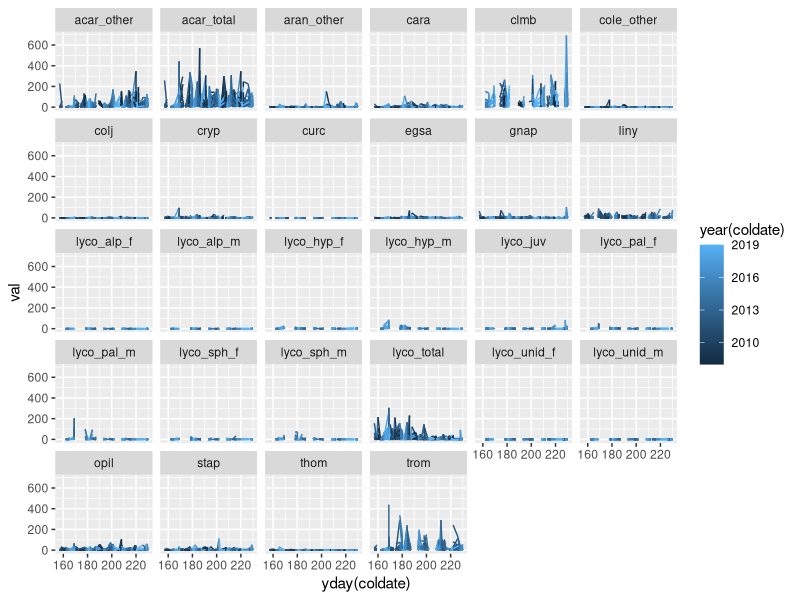

The R script that drew this image: (Note: this script raises an error after producing the figure.)
#===load packages=====
library(tidyverse)
library(lubridate)



###################PITFALLS###################################
#====read data====
pit_old <- read_csv("data/myvatn_pitfalls.csv", na = "NA")
pit_new <- read_csv("data/pit_13_19.csv", na = "NA")


all(colnames(pit_old)==colnames(pit_new))

#====find columns that don't match=====
#find columns in old data that don't match new data
colnames(pit_old)[which(!colnames(pit_old) %in% colnames(pit_new))]

colnames(pit_new)[which(!colnames(pit_new) %in% colnames(pit_old))]


#====remove date and daysout====
pit_new <- pit_new %>%
    select(-andate, -daysout)

#check
colnames(pit_new)[which(!colnames(pit_new) %in% colnames(pit_old))]



#====lyco_total====

#check whether they used Lyco_NEW_total or lyco_OLD_total
left_join(pit_old %>% mutate(egsa = as.numeric(egsa)), pit_new) %>%
    filter(Lyco_NEW_total !=lyco_total)
#0 rows

left_join(pit_old %>% mutate(egsa = as.numeric(egsa)), pit_new) %>%
    filter(lyco_OLD_total !=lyco_total)
#66 rows

#thus Lyco_NEW_total = lyco_total

pit_new <- pit_new %>%
    rename(lyco_total = Lyco_NEW_total) %>%
    select(-lyco_OLD_total, -lyco_male, -lyco_female)

#check
colnames(pit_old)[which(!colnames(pit_old) %in% colnames(pit_new))]

colnames(pit_new)[which(!colnames(pit_new) %in% colnames(pit_old))]

#====aran_other====
#confirm aran = aran_other
left_join(pit_old %>% mutate(egsa = as.numeric(egsa)), pit_new) %>%
    filter(aran !=aran_other)

left_join(pit_old %>% mutate(egsa = as.numeric(egsa)), pit_new) %>%
    filter(aran ==aran_other)


pit_new <- pit_new %>%
    rename(aran_other = aran)

#check
colnames(pit_old)[which(!colnames(pit_old) %in% colnames(pit_new))]

colnames(pit_new)[which(!colnames(pit_new) %in% colnames(pit_old))]


#====trom====
left_join(pit_old %>% mutate(egsa = as.numeric(egsa)), pit_new %>% rename(trom2 = trom)) %>%
    filter(trom2 !=trom)

pit_new %>%
    filter(year(coldate)>2017, is.na(trom), !is.na(trom_adult))

pit_new <- pit_new %>%
    mutate(trom = ifelse(trans == "btl" & dist == "5" & coldate == "2018-06-14", 0, trom)) %>%
    select(-trom_adult, -trom_juv)


#check
colnames(pit_old)[which(!colnames(pit_old) %in% colnames(pit_new))]

colnames(pit_new)[which(!colnames(pit_new) %in% colnames(pit_old))]


#====acar_other and acar_total=====
left_join(pit_old %>% mutate(egsa = as.numeric(egsa)), pit_new) %>%
    filter(acar !=acar_other)

pit_old %>%
    filter(acar_total == acar_other + trom)

pit_new <- pit_new %>%
    rename(acar_other = acar) %>%
    mutate(acar_total = acar_other + trom)


#check
colnames(pit_old)[which(!colnames(pit_old) %in% colnames(pit_new))]

colnames(pit_new)[which(!colnames(pit_new) %in% colnames(pit_old))]


#====cole_other====

left_join(pit_old %>% mutate(egsa = as.numeric(egsa)), pit_new) %>%
    filter(cole !=cole_other)


pit_new <- pit_new %>%
    rename(cole_other = cole)

#check
colnames(pit_old)[which(!colnames(pit_old) %in% colnames(pit_new))]

colnames(pit_new)[which(!colnames(pit_new) %in% colnames(pit_old))]


#====final column check====
colnames(pit_old) == colnames(pit_new)

#order to match
pit_new <- pit_new %>%
    select(colnames(pit_old))
#columns now match



#====Find dates that don't match over the overlapping intervals====
pit_old %>% count(year(coldate))
pit_new %>% count(year(coldate))

pit_old %>%
    arrange(coldate, lakeid, trans, dist) %>%
    mutate(year= year(coldate),
           sampleid = paste(trans, dist, coldate)) %>%
    select(year, sampleid)

pit_new %>%
    arrange(coldate, lakeid, trans, dist) %>%
    mutate(year= year(coldate),
           sampleid = paste(trans, dist, coldate)) %>%
    select(year, sampleid)

#remove 2011 from pit_new, because it is not as complete as in pit_old.
#this allows us to focus on the period between 2013 and 2017
pit_new <- pit_new %>%
    filter(year(coldate)!=2011)



pit_old %>%
    filter(year(coldate)>2012) %>%
    count(year(coldate)) %>%
    rename(year = 1, old_n = 2) %>%
    left_join(pit_new %>%
                  filter(year(coldate)<2018) %>%
                  count(year(coldate)) %>%
                  rename(year = 1, new_n = 2))

#2017 shows a different number of rows with more in the new set.


pit_old %>%
    filter(year(coldate)==2017) %>%
    select(coldate) %>%
    unique() %>%
    pull(coldate)

pit_new %>%
    filter(year(coldate)==2017) %>%
    select(coldate) %>%
    unique() %>%
    pull(coldate)
#it looks like the last sampling date is missing in pit_old

olddates <- pit_old %>%
    filter(year(coldate) %in% 2013:2017) %>%
    mutate(sampleid = paste(trans, dist, setdate)) %>%
    pull(sampleid)

newdates <- pit_new %>%
    filter(year(coldate) %in% 2013:2017) %>%
    mutate(sampleid = paste(trans, dist, setdate)) %>%
    pull(sampleid)

which(!olddates %in% newdates)
newdates[which(!newdates %in% olddates)]
#again all match but the one day.

olddates <- pit_old %>%
    filter(year(coldate) %in% 2013:2017) %>%
    mutate(sampleid = paste(trans, dist, coldate)) %>%
    pull(sampleid)

newdates <- pit_new %>%
    filter(year(coldate) %in% 2013:2017) %>%
    mutate(sampleid = paste(trans, dist, coldate)) %>%
    pull(sampleid)

which(!olddates %in% newdates)
newdates[which(!newdates %in% olddates)]

#just the one coldate



# Now that we have confirmed the sampleids match, check that the data match

#==== check arthropod data ====

#in pit old, there were some days where egsa was listed as "x" I'm going to make these NA
pit_old %>%
    filter(!is.na(egsa) & is.na(as.numeric(egsa))) %>%
    select(trans, dist, coldate, egsa)


pit_old <- pit_old %>%
    mutate(egsa = as.numeric(egsa))

pitcomp1 <- pit_new %>%
    mutate(sampleid = paste(trans, dist, coldate)) %>%
    select(sampleid)

pitcomp2 <- pit_old %>%
    mutate(sampleid = paste(trans, dist, coldate)) %>%
    select(sampleid)

pitcomp1$new_total <- rowSums(pit_new[,6:33], na.rm = TRUE)

pitcomp2$old_total <- rowSums(pit_old[,6:33], na.rm = TRUE)


pitcomp <- pitcomp1 %>% left_join(pitcomp2)

pitcomp %>% filter(!str_detect(sampleid, "2018"), !str_detect(sampleid, "2019")) %>% print(n=1000)

#totals all match so things look good.


#the comments seem to not match
pit_new %>%
    filter(year(coldate) %in% 2013:2017) %>%
    rename(new_comments = comments,
           new_comments2 = `comments 2`) %>%
    full_join(pit_old %>%
                  filter(year(coldate) %in% 2013:2017)) %>%
    filter(comments!=new_comments) %>%
    select(trans, dist, coldate, comments, new_comments) %>%
    print(n = 1000)


pit_new %>%
    filter(year(coldate) %in% 2013:2017) %>%
    rename(new_comments = comments,
           new_comments2 = `comments 2`) %>%
    full_join(pit_old %>%
                  filter(year(coldate) %in% 2013:2017)) %>%
    filter(`comments 2`!=new_comments2) %>%
    select(trans, dist, coldate, `comments 2`, new_comments2) %>%
    print(n = 1000)

#check ones that says sample lost
pit_old %>% filter(coldate == "2017-06-14", trans == "btl", dist == 150) %>% View
pit_old %>% filter(coldate == "2016-06-17", trans == "hag", dist == 150) %>% View

#there appears to be some sort of frame shift error in the old pitfall data comments
#I will join using the new 2013 to 2019 data.


#====Join Pitfall data====
pit_full <- pit_old %>%
    filter(year(coldate)<2013) %>%
    full_join(pit_new) %>%
    arrange(coldate, lakeid, trans, dist)



pit_full %>%
    gather(var, val, aran_other:clmb) %>%
    ggplot(aes(y = val, x = yday(coldate), col = year(coldate)))+
    geom_line(aes(group = interaction(trans, dist)))+
    facet_wrap(~var)

###################PITFALLS###################################
#====read data====
inf_old <- read_csv("data/myvatn_infalls.csv", na = c("na", "NA"), col_types = "ccdDDddddddddddcc")
inf_new <- read_csv("data/inf_13_19.csv",  na = c("na", "NA"), col_types = "ccdDDDddddddddddcc")


#====check match in columns====
unique(inf_new$X18)
inf_new <- inf_new %>%
    select(-X18)
all(colnames(inf_old)==colnames(inf_new))

colnames(inf_old)[which(!colnames(inf_old) %in% colnames(inf_new))]
colnames(inf_new)[which(!colnames(inf_new) %in% colnames(inf_old))]

#===remove andate and add comments.2====
inf_new <- inf_new %>%
    select(-andate) %>%
    mutate(comments.2 = "")

#check
colnames(inf_old)[which(!colnames(inf_old) %in% colnames(inf_new))]
colnames(inf_new)[which(!colnames(inf_new) %in% colnames(inf_old))]


#====check dates====
inf_old %>%
    count(year(coldate)) %>%
    rename(year = 1, old_n =2) %>%
    full_join(inf_new %>%
                  count(year(coldate)) %>%
                  rename(year = 1, new_n = 2))

olddates <- inf_old %>%
    filter(year(coldate) %in% 2013:2017) %>%
    mutate(sampleid = paste(trans, dist, coldate)) %>%
    select(sampleid) %>%
    unique() %>%
    pull(sampleid)

newdates <- inf_new %>%
    filter(year(coldate) %in% 2013:2017) %>%
    mutate(sampleid = paste(trans, dist, coldate)) %>%
    select(sampleid) %>%
    unique() %>%
    pull(sampleid)




olddates[which(!olddates %in% newdates)]
newdates[which(!newdates %in% olddates)]


inf_old %>%
    mutate(sampleid = paste(trans, dist, coldate)) %>%
    filter(sampleid %in% olddates[which(!olddates %in% newdates)]) %>%
    as.data.frame()


inf_new %>%
    mutate(sampleid = paste(trans, dist, coldate)) %>%
    filter(sampleid %in% newdates[which(!newdates %in% olddates)])


inf_new %>% filter(trans == "hel2", dist == "500", year(coldate)==2017)



#fix days from 2017 with reversed set and collect dates
inf_new <- inf_new %>%
    mutate(setdate = if_else(trans == "hel2" & setdate == "2017-06-29" & coldate == "2017-06-14", as.Date("2017-06-14"), setdate),
           coldate = if_else(trans == "hel2" & setdate == "2017-06-14" & coldate == "2017-06-14", as.Date("2017-06-29"), coldate))



#check
olddates <- inf_old %>%
    filter(year(coldate) %in% 2013:2017) %>%
    mutate(sampleid = paste(trans, dist, coldate)) %>%
    select(sampleid) %>%
    unique() %>%
    pull(sampleid)

newdates <- inf_new %>%
    filter(year(coldate) %in% 2013:2017) %>%
    mutate(sampleid = paste(trans, dist, coldate)) %>%
    select(sampleid) %>%
    unique() %>%
    pull(sampleid)

olddates[which(!olddates %in% newdates)]
newdates[which(!newdates %in% olddates)]


inf_old %>%
    filter(year(coldate) %in% 2013:2017) %>%
    count(coldate) %>%
    rename(old_n = 2) %>%
    full_join(inf_new %>%
                  filter(year(coldate)%in% 2013:2017) %>%
                  count(coldate) %>%
                  rename(new_n = 2))

full_join(inf_old, inf_new)



#remove duplicated and incorrect day
inf_new <- inf_new %>%
    filter(!(trans == "btl" & dist == "5" & coldate == "2013-08-14" & setdate == "2013-06-05"))



#===check row data===


infcomp1 <- inf_new %>%
    mutate(sampleid = paste(trans, dist, coldate)) %>%
    select(sampleid)

infcomp2 <- inf_old %>%
    mutate(sampleid = paste(trans, dist, coldate)) %>%
    select(sampleid)

infcomp1$new_total <- inf_new$bgch + inf_new$smch + inf_new$simu

infcomp2$old_total <- inf_old$bgch + inf_old$smch + inf_old$simu


infcomp <- infcomp1 %>% left_join(infcomp2)

infcomp %>% filter(new_total!=old_total)

infcomp %>%
    filter(!str_detect(sampleid, "2018"), !str_detect(sampleid, "2019")) %>%
    print(n=1000)




infcomp1$fract_new <- inf_new$fract_bgch + inf_new$fract_smch + inf_new$fract_simu

infcomp2$fract_old <- inf_old$fract_bgch + inf_old$fract_smch + inf_old$fract_simu


infcomp <- infcomp1 %>% left_join(infcomp2)

infcomp %>% filter(new_total!=old_total)

infcomp %>%
    filter(!str_detect(sampleid, "2018"), !str_detect(sampleid, "2019")) %>%
    print(n=1000)
#totals all match so things look good.

#check comments
inf_new %>%
    filter(year(coldate)%in% 2013:2017,
           coldate!="2017-08-18") %>%
    full_join(inf_old %>% filter(year(coldate) %in% 2013:2017) %>%
                  rename(commentsold = comments, comments2old = comments.2)) %>%
    arrange(coldate, lakeid, trans, dist) %>%
    mutate(sampleid = paste(trans, dist, coldate)) %>%
    count(sampleid) %>%
    arrange(desc(n))

#there are some duplicated rows

inf_new %>% filter(trans == "hel1", dist == "500", coldate == "2017-06-14") %>%
    as.data.frame()

inf_old %>% filter(trans == "hel1", dist == "500", coldate == "2017-06-14") %>%
    as.data.frame()

inf_new <- unique(inf_new)
inf_old <- unique(inf_old)


inf_new %>%
    filter(year(coldate)%in% 2013:2017,
           coldate!="2017-08-18") %>%
    full_join(inf_old %>% filter(year(coldate) %in% 2013:2017) %>%
                  rename(commentsold = comments, comments2old = comments.2)) %>%
    arrange(coldate, lakeid, trans, dist) %>%
    mutate(sampleid = paste(trans, dist, coldate)) %>%
    count(sampleid) %>%
    unique() %>%
    arrange(desc(n))

inf_new %>% filter(trans == "non", dist == "50", coldate == "2015-07-30") %>%
    as.data.frame()

inf_old %>% filter(trans == "non", dist == "50", coldate == "2015-07-30") %>%
    as.data.frame()



inf_full <- inf_old %>%
    filter(year(coldate)<2013) %>%
    full_join(inf_new) %>%
    arrange(coldate, lakeid, trans, dist)





######Final checks####################
pit <- pit_full
inf <- inf_full


pit %>%
    group_by(trans) %>%
    ggplot(aes(coldate, fill = trans)) +
    facet_wrap(~year(coldate), scales = "free_x")+
    geom_histogram()

pit %>%
    group_by(trans) %>%
    ggplot(aes(coldate, fill = trans)) +
    facet_wrap(~year(coldate), scales = "free_x")+
    geom_histogram()

pit %>%
    filter(trans == "btl", dist == 200)

pit %>% filter(coldate == "2012-07-03")


d <- crossing(trans = unique(pit$trans), dist = unique(pit$dist)) %>%
    mutate(levels = paste(trans, dist))

d <- pit %>%
    filter(!is.na(lakeid), trans !="kal2") %>%
    select(lakeid, trans, dist) %>%
    unique()%>%
    mutate(levels = paste(trans, dist)) %>%
    filter(levels!= "btl 200") %>%
    arrange(lakeid, trans, dist)

pitplot <- pit %>%
    filter(trans!="kal2") %>%
    mutate(trap = paste(trans, dist),
           trap = factor(trap, levels = d$levels)) %>%
    filter(trap!="btl 200")

pitplot$year = year(pitplot$coldate)
year(pitplot$coldate) <- 3000
year(pitplot$setdate) <- 3000

#pit lollipop plot
pitplot%>%
    ggplot(aes(x = trap)) +
    facet_wrap(~year)+
    geom_segment(aes(y = setdate, yend = coldate, xend =trap, color = trans))+
    geom_point(aes(y = coldate, color = trans))+
    scale_x_discrete(labels = d$dist)+
    theme_bw()+
    scale_y_date(date_breaks = c("1 month"), date_labels = "%b")+
    theme(legend.position = "top",
          axis.text.x = element_text(angle = 90, vjust = 0.5, hjust = 1),
          axis.title = element_blank())

#looks good

inf %>%
    group_by(trans) %>%
    ggplot(aes(coldate, fill = trans)) +
    facet_wrap(~year(coldate), scales = "free_x")+
    geom_histogram()

inf %>%
    group_by(trans) %>%
    ggplot(aes(coldate, fill = trans)) +
    facet_wrap(~year(coldate), scales = "free_x")+
    geom_histogram()

e <- crossing(trans = unique(inf$trans), dist = unique(inf$dist)) %>%
    mutate(levels = paste(trans, dist))

e <- inf %>%
    filter(!is.na(lakeid), trans !="kal2") %>%
    select(lakeid, trans, dist) %>%
    unique()%>%
    mutate(levels = paste(trans, dist)) %>%
    filter(levels!= "btl 200") %>%
    arrange(lakeid, trans, dist)

infplot <- inf %>%
    filter(trans!="kal2") %>%
    mutate(trap = paste(trans, dist),
           trap = factor(trap, levels = e$levels)) %>%
    filter(trap!="btl 200")

infplot$year = year(infplot$coldate)
year(infplot$coldate) <- 3000
year(infplot$setdate) <- 3000

infplot%>%
    ggplot(aes(x = trap)) +
    facet_wrap(~year)+
    geom_segment(aes(y = setdate, yend = coldate, xend =trap, color = trans))+
    geom_point(aes(y = coldate, color = trans))+
    scale_x_discrete(labels = e$dist)+
    theme_bw()+
    scale_y_date(date_breaks = c("1 month"), date_labels = "%b")+
    theme(legend.position = "top",
          axis.text.x = element_text(angle = 90, vjust = 0.5, hjust = 1),
          axis.title = element_blank())



inf %>%
    filter(trans == "skf", year(coldate) == 2012, month(setdate)==6) %>%
    as.data.frame()
#I suspect that the distances should be 20, 50, 200, and 350 rather than 5, 50, 150, 500
#even though previous years the distances are 5, 50, 150, 500

#I will change those and leave comments

inf <- inf %>%
    mutate(comments.2 =ifelse(trans == "skf" & coldate == "2012-06-19", "JB: These were originally labeled as 5, 50, 150, 500 changed to 20, 50, 200, and 350 to match other sampling events in 2012. 8 Oct 2021", comments.2),
           dist = ifelse(trans == "skf" & coldate == "2012-06-19" & dist == 5, 20, dist),
           dist = ifelse(trans == "skf" & coldate == "2012-06-19" & dist == 150, 200, dist),
           dist = ifelse(trans == "skf" & coldate == "2012-06-19" & dist == 500, 350, dist))


#====There are some lingering issues with duplicates on dates====


inf %>%
    unique() %>%
    group_by(trans) %>%
    count(dist, setdate, coldate) %>%
    filter(n>1) %>%
    select(-n)

inf %>%
    filter(trans == "hag", dist == 5, year(coldate) == 2012) %>%
    as.data.frame()

inf %>%
    filter(trans == "hel2", dist == 50, year(coldate) == 2018) %>%
    as.data.frame()
#these differ only in comments

#this is
inf %>%
    filter(trans == "non",  year(coldate) == 2012) %>%
    as.data.frame()


inf %>%
    filter(trans == "kal", year(coldate) == 2012) %>%
    as.data.frame()

inf %>%
    filter(trans == "non", dist == 150, year(coldate) == 2008) %>%
    as.data.frame()


###################WRITE CSVS####################
# write_csv(pit, "data/myvatn_pitfalls_08-19.csv")
# write_csv(inf, "data/myvatn_infalls_08-19.csv")
